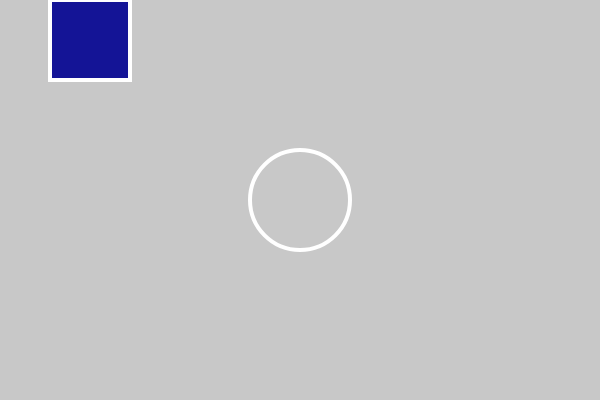
Frame 1 (no input)
Frame 60 (no input): identical to frame 1, image omitted
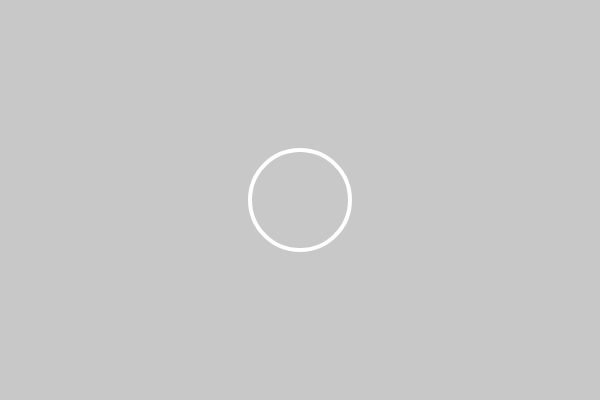
Frame 120 (the mouse pressed at the canvas centre since frame 60)

The p5.js sketch that drew these frames (run headless with seeded random() and noise() and a simulated clock; from frame 60 on, the mouse is pressed at the canvas centre):

// p5.js sketch
// ── sketch.js
function setup() {
	createCanvas(600,400)
}

function draw() {
	background(200);
	
	stroke(255);
	strokeWeight(4);
	noFill();

	//as the mouse is moved over the canvas... if the mouse X goes over 300
	//the circle get filled in with the color (255,50,200)
	if (mouseX > 300) {
		fill(255, 50, 200);
	}
	ellipse(300,200,100,100);

	if (mouseY < height/2) {
		fill(20,20,150);
		rect(50, mouseY, 80, 80)
	}

}
